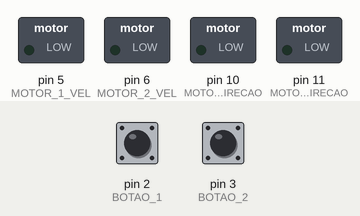
The sketch below on a simulated Arduino Uno, built with avr-gcc and run on an emulated ATmega328P. On the bench: switched loads named in the sketch (green lamp = pin HIGH). The inputs (shaded band) are chosen by the test bench; at power-on: pin 2 (BOTAO_1) LOW, pin 3 (BOTAO_2) LOW.

Above: at 1.2 s.
1.3 s: pin 2 (BOTAO_1) pulled HIGH for 0.15 s
At 2.6 s:
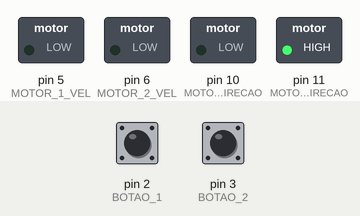
2.9 s: pin 3 (BOTAO_2) pulled HIGH for 0.15 s
At 3.9 s:
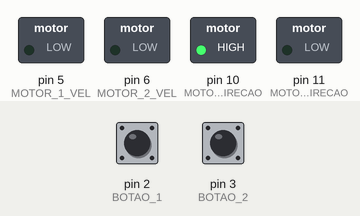
4.5 s: pin 3 (BOTAO_2) pulled HIGH for 3.2 s
At 5.6 s:
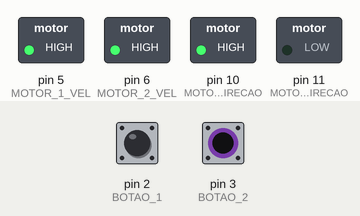
9.2 s: pin 2 (BOTAO_1) pulled HIGH for 1 s
At 10.0 s:
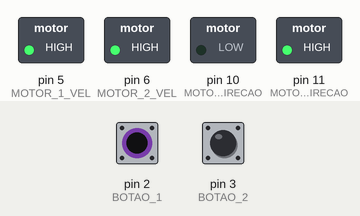
Timing chart, 0 to 12.2 s (numbered marks = the images above; inputs shaded):
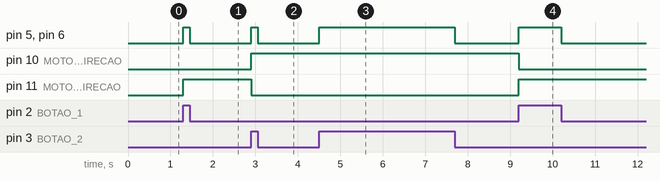

Measured:
- after the input at 1.3 s, pin 5 (MOTOR_1_VEL), pin 6 (MOTOR_2_VEL): LOW → HIGH at once, → LOW 0.15 s later; pin 11 (MOTOR_2_DIRECAO): LOW → HIGH at once
- after the input at 2.9 s, pin 5 (MOTOR_1_VEL), pin 6 (MOTOR_2_VEL): LOW → HIGH at once, → LOW 0.15 s later; pin 10 (MOTOR_1_DIRECAO): LOW → HIGH at once; pin 11 (MOTOR_2_DIRECAO): HIGH → LOW at once
- after the input at 4.5 s, pin 5 (MOTOR_1_VEL), pin 6 (MOTOR_2_VEL): LOW → HIGH at once, → LOW 3.2 s later
- after the input at 9.2 s, pin 5 (MOTOR_1_VEL), pin 6 (MOTOR_2_VEL): LOW → HIGH at once, → LOW 1.0 s later; pin 10 (MOTOR_1_DIRECAO): HIGH → LOW at once; pin 11 (MOTOR_2_DIRECAO): LOW → HIGH at once

The sketch:

sketch_may16b.ino
```cpp
#define MOTOR_1_DIRECAO 10
#define MOTOR_2_DIRECAO 11
#define MOTOR_1_VEL 5
#define MOTOR_2_VEL 6
#define BOTAO_1 2
#define BOTAO_2 3

void setup() {
  pinMode(MOTOR_1_VEL, OUTPUT);
  pinMode(MOTOR_2_VEL, OUTPUT);
  pinMode(MOTOR_1_DIRECAO, OUTPUT);
  pinMode(MOTOR_2_DIRECAO, OUTPUT);
  pinMode(BOTAO_1, INPUT);
  pinMode(BOTAO_2, INPUT);
}

void loop() {
  // put your main code here, to run repeatedly:
  int estadoBotao1 = digitalRead(BOTAO_1);
  int estadoBotao2 = digitalRead(BOTAO_2);

  if (estadoBotao1) {
    motor_subir();
  } else if (estadoBotao2) {
    motor_descer();
  } else {
    motor_parar();
  }
}

void motor_subir() {
  digitalWrite(MOTOR_1_DIRECAO, LOW);
  analogWrite(MOTOR_1_VEL, 255);

  digitalWrite(MOTOR_2_DIRECAO, HIGH);
  analogWrite(MOTOR_2_VEL,255);
}

void motor_parar() {
  analogWrite(MOTOR_1_VEL, 0);
  analogWrite(MOTOR_2_VEL, 0);
}

void motor_descer() {
  digitalWrite(MOTOR_1_DIRECAO, HIGH);
  analogWrite(MOTOR_1_VEL, 255);

  digitalWrite(MOTOR_2_DIRECAO, LOW);
  analogWrite(MOTOR_2_VEL,255);
}
```
